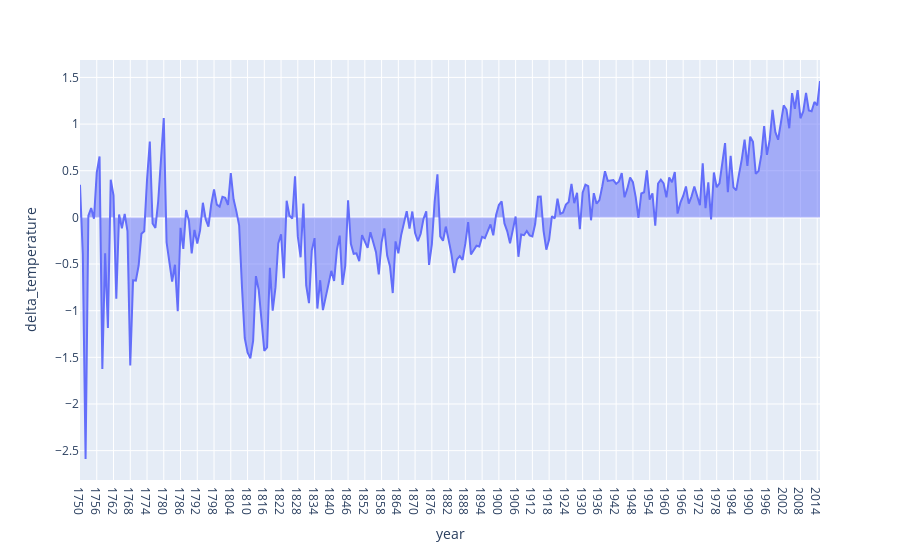

Notebook code cell kept with this figure:
### Markdown cell above
### Temperature evolution

### Code cell
overall_mean_temperature = df_grouped_by_year['LandAverageTemperature'].mean()
df_grouped_by_year['delta_temperature'] = df_grouped_by_year. \
    apply(lambda row: row['LandAverageTemperature'] - overall_mean_temperature, axis=1)

fig = px.area(df_grouped_by_year, x='year', y='delta_temperature', )
fig.show()

### Figure 1 — Plotly figure (JSON) as saved in the notebook; plotly's stock layout.template omitted (floating-point values rounded to 4 significant figures; data arrays with more than 128 entries replaced by an {"elided": "..."} marker saying what was removed)
{"data": [{"hovertemplate": "year=%{x}<br>delta_temperature=%{y}<extra></extra>", "legendgroup": "", "line": {"color": "#636efa"}, "marker": {"symbol": "circle"}, "mode": "lines", "name": "", "orientation": "v", "showlegend": false, "stackgroup": "1", "type": "scatter", "x": {"elided": "266 str values"}, "xaxis": "x", "y": {"elided": "266 float values"}, "yaxis": "y"}], "layout": {"legend": {"tracegroupgap": 0}, "margin": {"t": 60}, "xaxis": {"anchor": "y", "domain": [0, 1], "title": {"text": "year"}}, "yaxis": {"anchor": "x", "domain": [0, 1], "title": {"text": "delta_temperature"}}}}
